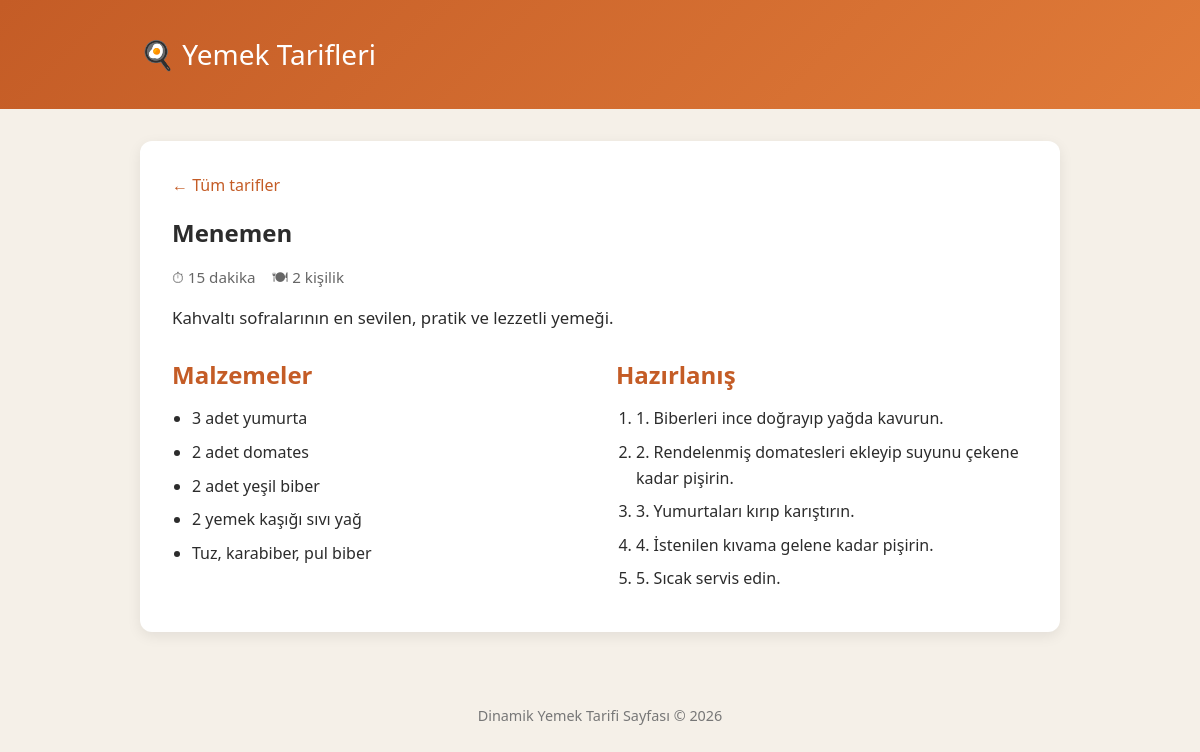
Screenshot of /tarif.php?id=2 with the database file from the repository.
### tables this page shows
CREATE TABLE IF NOT EXISTS tarifler (
    id INT AUTO_INCREMENT PRIMARY KEY,
    baslik VARCHAR(150) NOT NULL,
    aciklama TEXT NOT NULL,
    malzemeler TEXT NOT NULL,
    hazirlanis TEXT NOT NULL,
    sure VARCHAR(50) NOT NULL,
    porsiyon VARCHAR(50) NOT NULL,
    resim VARCHAR(255) DEFAULT NULL
);

### tarif.php (the view, shortened to what this page needs)
<?php
require_once "config.php";
$id = isset($_GET["id"]) ? (int) $_GET["id"] : 0;
$sql = "SELECT * FROM tarifler WHERE id = $id";
$sonuc = $baglanti->query($sql);
if (!$sonuc || $sonuc->num_rows === 0) {
    http_response_code(404);
    $hata = "Bu ID ile eşleşen tarif bulunamadı.";
} else {
    $tarif = $sonuc->fetch_assoc();
}
?>
<!DOCTYPE html>
<html lang="tr">
<head>
    <link rel="stylesheet" href="style.css">
</head>
<body>
    <header class="site-header">
        <div class="container">
            <a href="index.php" class="logo">🍳 Yemek Tarifleri</a>
        </div>
    </header>
    <main class="container">
        <?php if (isset($hata)): ?>
            <section class="error-box">
                <h1>Tarif Bulunamadı</h1>
                <p><?= htmlspecialchars($hata) ?></p>
                <a href="index.php" class="btn">Tüm Tariflere Dön</a>
            </section>
        <?php else: ?>
            <article class="recipe-detail">
                <a href="index.php" class="back-link">← Tüm tarifler</a>
                <h1><?= htmlspecialchars($tarif["baslik"]) ?></h1>
                <p class="recipe-meta">
                    <span>⏱ <?= htmlspecialchars($tarif["sure"]) ?></span>
                    <span>🍽 <?= htmlspecialchars($tarif["porsiyon"]) ?></span>
                </p>
                <p class="recipe-desc"><?= htmlspecialchars($tarif["aciklama"]) ?></p>
                <div class="recipe-grid">
                    <section>
                        <h2>Malzemeler</h2>
                        <ul class="ingredient-list">
                            <?php foreach (explode("\n", $tarif["malzemeler"]) as $malzeme): ?>
                                <?php if (trim($malzeme) !== ""): ?>
                                    <li><?= htmlspecialchars(trim($malzeme)) ?></li>
                                <?php endif; ?>
                            <?php endforeach; ?>
                        </ul>
                    </section>
                    <section>
                        <h2>Hazırlanış</h2>
                        <ol class="steps-list">
                            <?php foreach (explode("\n", $tarif["hazirlanis"]) as $adim): ?>
                                <?php if (trim($adim) !== ""): ?>
                                    <li><?= htmlspecialchars(trim($adim)) ?></li>
                                <?php endif; ?>
                            <?php endforeach; ?>
                        </ol>
                    </section>
                </div>
            </article>
        <?php endif; ?>
    </main>
    <footer class="site-footer">
        <div class="container">
            <p>Dinamik Yemek Tarifi Sayfası &copy; <?= date("Y") ?></p>
        </div>
    </footer>
</body>
</html>

### style.css (style rules this page uses)
* { box-sizing: border-box; margin: 0; padding: 0; }
body { font-family: "Segoe UI", Tahoma, Geneva, Verdana, sans-serif; background: #f5f0e8; color: #2c2c2c; line-height: 1.6; }
.container { max-width: 960px; margin: 0 auto; padding: 0 1.25rem; }
.site-header { background: linear-gradient(135deg, #c45c26, #e07b39); color: #fff; padding: 2rem 0; margin-bottom: 2rem; }
.logo { font-size: 1.75rem; color: #fff; text-decoration: none; }
.recipe-meta { display: flex; gap: 1rem; margin: 0.75rem 0 1rem; font-size: 0.95rem; color: #666; }
.recipe-detail { background: #fff; border-radius: 12px; padding: 2rem; box-shadow: 0 4px 14px rgba(0, 0, 0, 0.08); }
.back-link { display: inline-block; margin-bottom: 1rem; color: #c45c26; text-decoration: none; }
.recipe-desc { margin: 1rem 0 1.5rem; font-size: 1.05rem; }
.recipe-grid { display: grid; grid-template-columns: 1fr 1fr; gap: 2rem; }
.recipe-grid h2 { color: #c45c26; margin-bottom: 0.75rem; }
.ingredient-list, .steps-list { padding-left: 1.25rem; }
.ingredient-list li, .steps-list li { margin-bottom: 0.5rem; }
.site-footer { margin-top: 3rem; padding: 1.5rem 0; text-align: center; color: #777; font-size: 0.9rem; }

### rows the page displays
tarifler: baslik "Menemen", sure "15 dakika", porsiyon "2 kişilik", aciklama "Kahvaltı sofralarının en sevilen, pratik ve lezzetli yemeği.", malzemeler "3 adet yumurta", malzemeler "2 adet domates", malzemeler "2 adet yeşil biber", malzemeler "2 yemek kaşığı sıvı yağ", malzemeler "Tuz, karabiber, pul biber", hazirlanis "1. Biberleri ince doğrayıp yağda kavurun.", hazirlanis "2. Rendelenmiş domatesleri ekleyip suyunu çekene kadar pişirin.", hazirlanis "3. Yumurtaları kırıp karıştırın.", hazirlanis "4. İstenilen kıvama gelene kadar pişirin.", hazirlanis "5. Sıcak servis edin."
